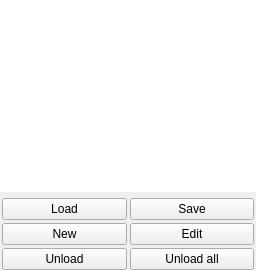
  <widget class="QDockWidget" name="dock_relations">
   <property name="minimumSize">
    <size>
     <width>195</width>
     <height>254</height>
    </size>
   </property>
   <property name="features">
    <set>QDockWidget::DockWidgetMovable</set>
   </property>
   <property name="allowedAreas">
    <set>Qt::LeftDockWidgetArea|Qt::RightDockWidgetArea</set>
   </property>
   <property name="windowTitle">
    <string>Re&amp;lations</string>
   </property>
   <attribute name="dockWidgetArea">
    <number>2</number>
   </attribute>
   <widget class="QWidget" name="dockWidgetContents_4">
    <layout class="QVBoxLayout" name="verticalLayout_9">
     <property name="leftMargin">
      <number>0</number>
     </property>
     <property name="topMargin">
      <number>0</number>
     </property>
     <property name="rightMargin">
      <number>0</number>
     </property>
     <property name="bottomMargin">
      <number>0</number>
     </property>
     <item>
      <widget class="QListWidget" name="lstRelations">
       <property name="sizePolicy">
        <sizepolicy hsizetype="Preferred" vsizetype="Expanding">
         <horstretch>0</horstretch>
         <verstretch>0</verstretch>
        </sizepolicy>
       </property>
       <property name="maximumSize">
        <size>
         <width>16777215</width>
         <height>16777215</height>
        </size>
       </property>
       <property name="frameShape">
        <enum>QFrame::NoFrame</enum>
       </property>
       <property name="sortingEnabled">
        <bool>true</bool>
       </property>
      </widget>
     </item>
     <item>
      <layout class="QGridLayout" name="gridLayout_4">
       <property name="leftMargin">
        <number>2</number>
       </property>
       <property name="topMargin">
        <number>0</number>
       </property>
       <property name="rightMargin">
        <number>2</number>
       </property>
       <property name="spacing">
        <number>3</number>
       </property>
       <item row="1" column="0">
        <widget class="QPushButton" name="cmdNew">
         <property name="text">
          <string>New</string>
         </property>
        </widget>
       </item>
       <item row="1" column="1">
        <widget class="QPushButton" name="cmdEdit">
         <property name="text">
          <string>Edit</string>
         </property>
        </widget>
       </item>
       <item row="0" column="0">
        <widget class="QPushButton" name="cmdLoad">
         <property name="text">
          <string>Load</string>
         </property>
        </widget>
       </item>
       <item row="0" column="1">
        <widget class="QPushButton" name="cmdSave">
         <property name="text">
          <string>Save</string>
         </property>
        </widget>
       </item>
       <item row="2" column="1">
        <widget class="QPushButton" name="cmdNewSession">
         <property name="text">
          <string>Unload all</string>
         </property>
        </widget>
       </item>
       <item row="2" column="0">
        <widget class="QPushButton" name="cmdUnload">
         <property name="text">
          <string>Unload</string>
         </property>
        </widget>
       </item>
      </layout>
     </item>
    </layout>
   </widget>
  </widget>
